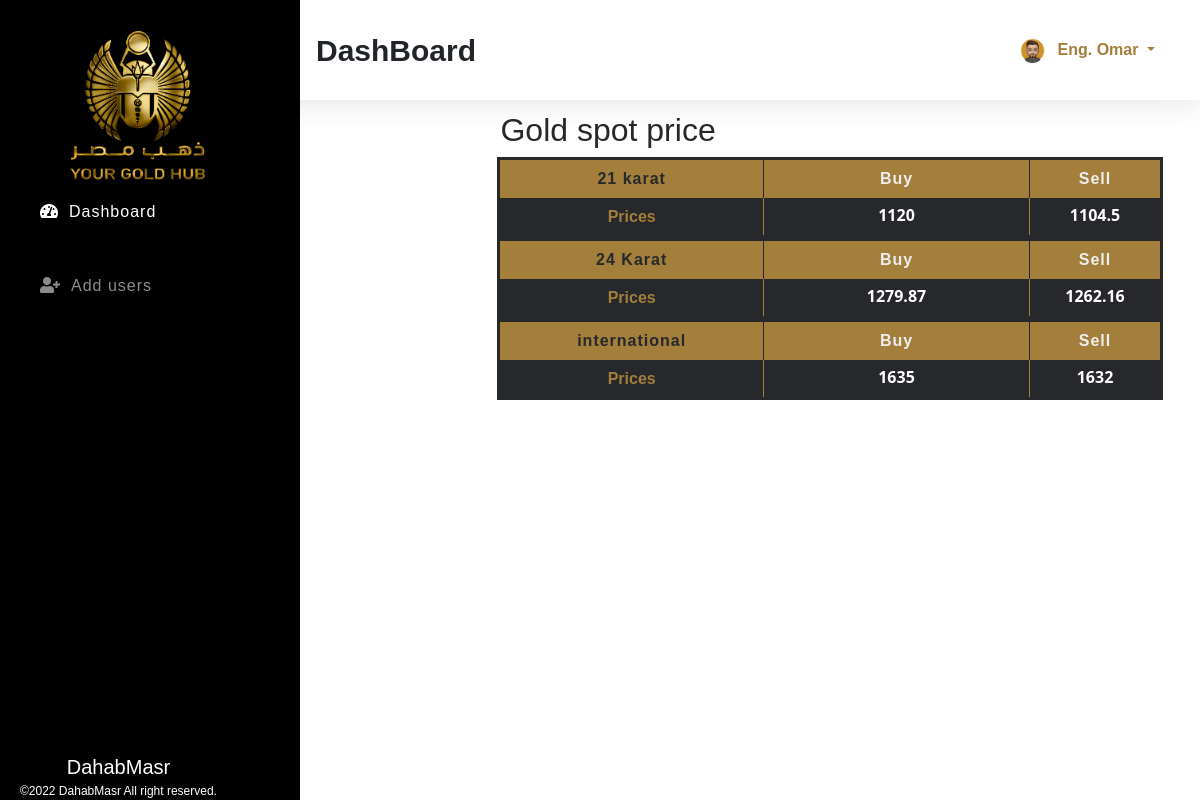
The app's page /index.php (signed in) with its own data.
### tables this page shows
CREATE TABLE `karat_21` (
  `id` int(11) NOT NULL PRIMARY KEY AUTO_INCREMENT,
  `buy` varchar(60) NOT NULL,
  `sell` varchar(60) NOT NULL
);

CREATE TABLE `karat_24` (
  `id` int(11) NOT NULL PRIMARY KEY AUTO_INCREMENT,
  `buy` varchar(60) NOT NULL,
  `sell` varchar(60) NOT NULL

);

CREATE TABLE `international` (
  `id` int(11) NOT NULL PRIMARY KEY AUTO_INCREMENT,
  `buy` varchar(60) NOT NULL,
  `sell` varchar(60) NOT NULL
);

### index.php (the view, shortened to what this page needs)
<?php
    $sessionId = isset($_SESSION['id']) ?$_SESSION['id'] :'';
    $sessionRole = isset($_SESSION['role']) ?$_SESSION['role'] :'';
    include_once "config.php";
    $id = isset($_REQUEST['id']) ? $_REQUEST['id']:'dashboard';
    $action = isset($_REQUEST['action']) ?$_REQUEST['action']: '';
?>
<!DOCTYPE html>
<html lang="en">
<head>
    <link rel="stylesheet" href="assets/css/bootstrap.min.css">
    <link rel="stylesheet" href="assets/css/all.min.css">
    <link rel="stylesheet" href="assets/css/style.css">
</head>
<body>
    <section class="topber">
        <div class="topber__title">
            <span class="topber__title--text">
                <?php
                    if ( 'dashboard' == $id ) {
                        echo "DashBoard";
                    } elseif ( 'addusers' == $id ) {
                        echo "Add users";
                    } elseif ( 'allusers' == $id ) {
                        echo "users";
                    } elseif ( 'userProfile' == $id ) {
                        echo "Your Profile";
                    } elseif ( 'editusers' == $action ) {
                        echo "Edit users";
                    }
                ?>
            </span>
        </div>
        <div class="topber__profile">
                 <?php
                $query = "SELECT * FROM admins {$sessionRole}s WHERE id='$sessionId'";
                $result = mysqli_query( $connection, $query );
                if ( $data = mysqli_fetch_assoc( $result ) ) {
                    $fname = $data['fname'];
                    $lname = $data['lname'];
                    $avatar = $data['avatar'];
                }?>
                <img src="assets/img/<?php echo "$avatar"; ?>" height="25" width="25" class="rounded-circle" alt="profile">
                <div class="dropdown">
                    <button class="btn dropdown-toggle" type="button" id="dropdownMenuButton" data-toggle="dropdown" aria-haspopup="true" aria-expanded="false">
                        <?php echo "$fname $lname"; ?>
                    </button>
                </div>
        </div>
    </section>
    <section id="sideber" class="sideber">
        <ul class="sideber__ber">
        <img class="logo" src="assets/img/logo.png" alt="Dahab" style="width:150px">
            <li id="left" class="sideber__item<?php if ( 'dashboard' == $id ) {
                                                  echo " active";
                                              }?>">
                <a href="index.php?id=dashboard"><i id="left" class="fas fa-tachometer-alt"></i>Dashboard</a>
            </li>
            <?php if ( 'admin' == $sessionRole ) {?>
                <li id="left" class="sideber__item sideber__item--modify<?php if ( 'addusers' == $id ) {
                                                                            echo " active";
                                                                        }?>">
                    <a href="inc/users.php?id=addusers"><i id="left" class="fas fa-user-plus"></i>Add users</a>
                </li><?php }?>
        </ul>
        <footer class="text-center" style="font-size:12px;" ><span>DahabMasr</span><br>©2022 DahabMasr All right reserved.</footer>
    </section>
    <section class="main">
        <div class="container">
                <?php
                    $karat_21=875;
                    $karat_24=999.9;
                    $queryy = "SELECT * from karat_21 , karat_24 ";
                    $result = mysqli_query($connection,$queryy);
                    while($data = mysqli_fetch_array($result) ){
                        $buy_21 = $data['buy'];
                        $sell_21 = $data['sell'];
                    }
                    ?>
            <div class="dashboard p-0">
                    <form method="post">
                        <div class="total">
                            <div class="row  gy-5">
                                <div class="col" style="left:150px; text-align: -webkit-right; bottom:25px">
                                <h2 style="text-align:center;font-family:arial ;color:#26282B"> Gold spot price</h2>
                                    <table width='300% 'style="border-collapse: collapse;" >
                                        <tr >
                                            <th width='40%' style="text-align:center;font-family:arial ;color:#26282B">21 karat</th>
                                            <th width='40%' style="text-align:center;border-right: solid 1px #26282B; border-left: solid 1px #26282B;">Buy</th>
                                            <th width='40%' style="text-align:center">Sell</th>
                                        </tr>
                                        <?php
                                        $queryy = "SELECT * from karat_21";
                                        $result = mysqli_query($connection,$queryy);
                                        while($data = mysqli_fetch_array($result) ){
                                            $id = $data['id'];
                                            $buy_21 = $data['buy'];
                                            $sell_21 = $data['sell'];
                                        ?>
                                        <?php if ( 'admin' == $sessionRole ) {?>
                                            <tr >
                                                <td style="border-right: solid 1px #A47E3B; border-left: solid 1px #A47E3B;" > <div style="font-family:arial ;color:#A47E3B"> Prices</div> </td>
                                                <td style="border-right: solid 1px #A47E3B; border-left: solid 1px #A47E3B;"> <div contentEditable='true' class='edit' id='buy_<?php echo $id; ?>'> <?php echo $buy_21; ?></div> </td>
                                                <td> <div contentEditable='true' class='edit' id='sell_<?php echo $id; ?>'><?php echo $sell_21; ?> </div> </td>
                                            </tr>
                                        <?php
                                        }
                                        }
                                        ?>
                                    </table>
                                    <table width='300% border='0' >
                                        <tr >
                                            <th width='40%' style="text-align:center;font-family:arial ;color:#26282B">24 Karat</th>
                                            <th width='40%' style="text-align:center;border-right: solid 1px #26282B; border-left: solid 1px #26282B;">Buy</th>
                                            <th width='40%' style="text-align:center">Sell</th>
                                        </tr>
                                        <?php
                                        $queryy = "SELECT * from karat_24";
                                        $result = mysqli_query($connection,$queryy);
                                        while($data = mysqli_fetch_array($result) ){
                                            $id = $data['id'];
                                            $buy_24= $buy_21 * $karat_24 / $karat_21;
                                            $sell_24= $sell_21 * $karat_24 / $karat_21;
                                        ?>
                                        <?php if ( 'admin' == $sessionRole ) {?>
                                            <tr>
                                                <td style="border-right: solid 1px #A47E3B; border-left: solid 1px #A47E3B;"> <div style="font-family:arial ;color:#A47E3B"> Prices</div> </td>
                                                <td style="border-right: solid 1px #A47E3B; border-left: solid 1px #A47E3B;"> <div contentEditable='true' class='edit' id='buy_<?php echo $id; ?>'> <?php echo round($buy_24,2); ?></div> </td>
                                                <td> <div contentEditable='true' class='edit' id='sell_<?php echo $id; ?>'><?php echo round($sell_24,2); ?> </div> </td>
                                            </tr>
                                        <?php
                                        }
                                        }
                                        ?>
                                    </table>
                                    <table width='300% border='0'>
                                        <tr>
                                            <th width='40%' style="text-align:center;font-family:arial ;color:#26282B">international</th>
                                            <th width='40%' style="text-align:center;border-right: solid 1px #26282B; border-left: solid 1px #26282B;">Buy</th>
                                            <th width='40%' style="text-align:center">Sell</th>
                                        </tr>
                                        <?php
                                        $queryy = "SELECT * from international";
                                        $result = mysqli_query($connection,$queryy);
                                        while($data = mysqli_fetch_array($result) ){
                                            $id = $data['id'];
                                            $buy_inter = $data['buy'];
                                            $sell_inter = $data['sell'];
                                        ?>
                                        <?php if ( 'admin' == $sessionRole ) {?>
                                            <tr>
                                                <td style="border-right: solid 1px #A47E3B; border-left: solid 1px #A47E3B;"> <div style="font-family:arial ;color:#A47E3B"> Prices</div> </td>
                                                <td style="border-right: solid 1px #A47E3B; border-left: solid 1px #A47E3B;"> <div contentEditable='true' class='edit' id='buy_<?php echo $id; ?>'> <?php echo $buy_inter; ?></div> </td>
                                                <td> <div contentEditable='true' class='edit' id='sell_<?php echo $id; ?>'><?php echo $sell_inter; ?> </div> </td>
                                            </tr>
                                        <?php
                                        }
                                        }
                                        ?>
                                    </table>
                                </div>
                                    </div>
                        </div>
                    </form>
                <br>
            </div>
        </div>
    </section>
</body>
</html>

### assets/css/style.css (style rules this page uses)
*, *::before, *::after { margin: 0; padding: 0; -webkit-box-sizing: border-box; box-sizing: border-box; }
body { font-family: sans-serif; }
a { text-decoration: none !important; }
.topber { position: fixed; width: 100%; top: 0; left: 0; padding-left: 300px; right: 0; z-index: 999; -webkit-box-shadow: 0 0.15rem 1.75rem 0 rgba(58, 59, 69, 0.15); box-shadow: 0 0.15rem 1.75rem 0 rgba(58, 59, 69, 0.15); background-color: #fff; }
.topber__title { height: 12.5vh; float: left; display: -webkit-box; display: -ms-flexbox; display: flex; -webkit-box-orient: horizontal; -webkit-box-direction: normal; -ms-flex-direction: row; flex-direction: row; -webkit-box-align: center; -ms-flex-align: center; align-items: center; padding-left: 1rem; }
.topber__title--text { font-size: 30px; font-weight: bold; }
.topber__profile { height: 12.5vh; float: right; padding-right: 10px; display: -webkit-box; display: -ms-flexbox; display: flex; -webkit-box-orient: horizontal; -webkit-box-direction: normal; -ms-flex-direction: row; flex-direction: row; -webkit-box-align: center; -ms-flex-align: center; align-items: center; padding: 2rem; }
.topber__profile button { color: #A47E3B; line-height: 10px; font-weight: bold; }
.sideber { position: fixed; top: 0; overflow-y: auto; left: 0; bottom: 0; width: 300px; height: 100vh; padding: 40px 20px 20px 20px; background-color: #000000; background-size: cover; -webkit-transition: left 0.5s ease; transition: left 0.5s ease; z-index: 999; }
.sideber__ber { list-style: none; }
.sideber__item { padding: 10px; }
.sideber__item a { color: rgba(255, 255, 255, 0.55); font-size: 16px; letter-spacing: 1px; font-weight: 500; }
.sideber__item a i { color: rgba(255, 255, 255, 0.55); padding: 0 10px; }
.sideber__item:hover a, .sideber__item.active a, .sideber__item.active i, .sideber__item:hover i { color: #fff; -webkit-transition: 0.3s ease; transition: 0.3s ease; }
.sideber__item--modify { padding: 40px 10px 10px 10px; }
.sideber footer { position: absolute; bottom: 0; font-size: 16px; color: #fff; }
.sideber footer span { font-size: 20px; }
.main { margin-left: 300px; margin-top: 10vh; padding: 2rem; }
.main .dashboard { display: block; }
.edit { width: 100%; height: 25px; }
table { border:3px solid #26282B; border-radius:3px; }
table tr:nth-child(1) { background-color:#A47E3B; }
table tr:nth-child(1) th { color:#EEEEEE; padding:10px 0px; letter-spacing: 1px; }
table td { padding:6px; color:white; text-align: center; font-weight: bold; background-color: #26282B; }
table tr:nth-child(even) { background-color:#26282B; color:#B4A5A5; font-family: system-ui; }
.total { display: flex !important; }
.logo { width: 200px !important; margin-top: -20px; margin-left: 20px; }

### records on screen
karat_21: buy "1120", sell "1104.5", buy "1279.87", sell "1262.16"
international: buy "1635", sell "1632"

### other values on screen
$fname "Eng."
$lname "Omar"
